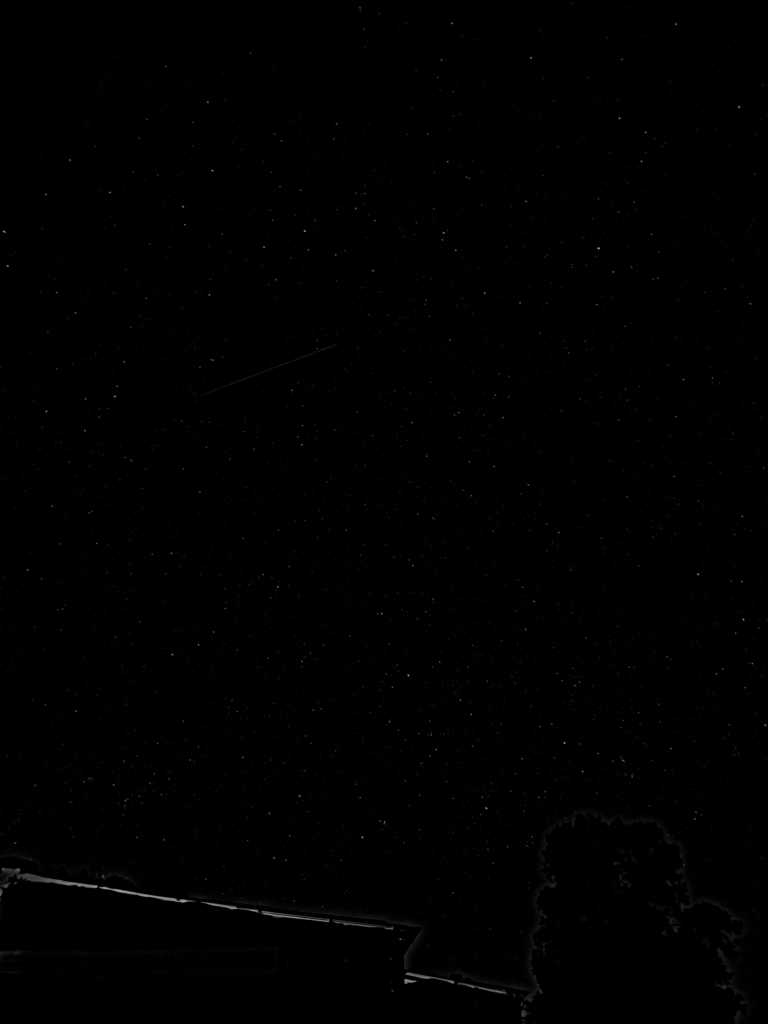
#> input picture identificator/pic/2_clean (3).png, 1536 x 2048 px, found by its file name (shown at 1/2 size)
$ python test.py
#> lines starting #> are read from the running program, lines starting #| are printed output that depends on the picture; after the words box and inside, x2 and y2 are one past the last pixel; in counts of white or black regions, pixels touching at a corner belong together
### identificator/star_detector.py
"""Star detection module (Python port of StarDetector.cpp/.h).

This module corresponds to the *Star Detector* block in your pipeline diagram.

Notes:
- Uses OpenCV (cv2) + NumPy.
- The uBody computation here matches the C++ placeholder: a simple pinhole
  model with assumed intrinsics (cx, cy, f). In a real system you should
  replace this with calibrated intrinsics + distortion correction.
"""

from __future__ import annotations

from dataclasses import dataclass
from typing import List, Optional, Tuple

import numpy as np

try:
    import cv2  # type: ignore
except ImportError as e:  # pragma: no cover
    raise ImportError(
        "OpenCV (cv2) is required for star_detector.py. Install with: pip install opencv-python"
    ) from e


@dataclass
class DetectedStar:
    # PRIMARY IDENTIFIER
    index: int
    uBody: np.ndarray  # shape (3,)

    # Support/intermediate data
    position: np.ndarray  # shape (2,) (x, y)
    intensity: float
    peak: int
    radius: float


def _normalize(v: np.ndarray, eps: float = 1e-12) -> np.ndarray:
    n = float(np.linalg.norm(v))
    if n < eps:
        raise ValueError("Cannot normalize near-zero vector")
    return v / n


def calculate_uBody(
    x: float,
    y: float,
    *,
    cx: float = 320.0,
    cy: float = 240.0,
    f: float = 500.0,
) -> np.ndarray:
    """Placeholder pinhole mapping from pixel (x,y) -> unit vector in camera/body frame.

    Mirrors the logic in the C++ demo:
        x_norm = (x - cx) / f
        y_norm = (y - cy) / f
        u = normalize([x_norm, y_norm, 1])

    Parameters are intentionally exposed so you can plug in your real intrinsics.
    """

    x_norm = (x - cx) / f
    y_norm = (y - cy) / f
    u = np.array([x_norm, y_norm, 1.0], dtype=float)
    return _normalize(u)


class StarDetector:
    """Detect stars by global thresholding + contouring + centroiding."""

    def __init__(self, sigma_threshold: float = 3.0, min_area: int = 2):
        self.sigma_threshold = float(sigma_threshold)
        self.min_area = int(min_area)

        # Default intrinsics used by calculate_uBody (same as C++ placeholder)
        self.cx = 320.0
        self.cy = 240.0
        self.f = 500.0

    # [5 lines left out: function set_intrinsics, not called in this run]

    def process(self, image: np.ndarray) -> List[DetectedStar]:
        """Run detection on an image.

        Args:
            image: Either grayscale (H,W) / (H,W,1) or BGR (H,W,3).

        Returns:
            List of DetectedStar objects.
        """

        # 1) Grayscale
        if image.ndim == 3 and image.shape[2] == 3:
            gray = cv2.cvtColor(image, cv2.COLOR_BGR2GRAY)
        elif image.ndim == 3 and image.shape[2] == 1:
            gray = image[:, :, 0].copy()
        else:
            gray = image.copy()

        if gray.dtype != np.uint8:
            # Keep consistent with the C++ flow where gray is 8-bit for thresholding.
            gray = np.clip(gray, 0, 255).astype(np.uint8)

        # 2) Global threshold: mean + sigma*std
        mean, std = cv2.meanStdDev(gray)
        threshold_val = float(mean[0, 0] + self.sigma_threshold * std[0, 0])
        threshold_val = min(threshold_val, 255.0)

        _, binary = cv2.threshold(gray, threshold_val, 255, cv2.THRESH_BINARY)

        # 3) Find contours
        contours, _hier = cv2.findContours(binary, cv2.RETR_EXTERNAL, cv2.CHAIN_APPROX_SIMPLE)

        detected: List[DetectedStar] = []
        star_id = 0

        # 4) For each contour: centroiding on ROI with local background subtraction
        for contour in contours:
            area = float(cv2.contourArea(contour))
            if area < self.min_area:
                continue

            x, y, w, h = cv2.boundingRect(contour)
            roi = gray[y : y + h, x : x + w]
            if roi.size == 0:
                continue

            roi_float = roi.astype(np.float32)
            bg_mean_roi = float(np.mean(roi_float))
            roi_sub = roi_float - bg_mean_roi
            roi_sub = np.maximum(roi_sub, 0.0)

            m00 = float(np.sum(roi_sub))
            if m00 == 0.0:
                continue

            # centroid
            # (m10, m01) equivalent: sum(x*I), sum(y*I) within ROI coords
            ys, xs = np.indices(roi_sub.shape)
            m10 = float(np.sum(xs * roi_sub))
            m01 = float(np.sum(ys * roi_sub))

            cx_local = m10 / m00
            cy_local = m01 / m00
            global_x = float(x + cx_local)
            global_y = float(y + cy_local)

            peak = int(np.max(roi))
            radius = float(np.sqrt(area / np.pi))

            u_body = calculate_uBody(global_x, global_y, cx=self.cx, cy=self.cy, f=self.f)

            detected.append(
                DetectedStar(
                    index=star_id,
                    uBody=u_body,
                    position=np.array([global_x, global_y], dtype=float),
                    intensity=m00,
                    peak=peak,
                    radius=radius,
                )
            )
            star_id += 1

        return detected

### models/identifier/plate_solver.py
# Standard imports:
from pathlib import Path
import logging
import itertools
from time import perf_counter as precision_timestamp
from numbers import Number
import math

# External imports:
import numpy as np
from numpy.linalg import norm, lstsq
import scipy.stats
import scipy
from scipy.spatial import KDTree
from scipy.spatial.distance import pdist, cdist

_MAGIC_RAND = np.uint64(2654435761)
_supported_databases = ('bsc5', 'hip_main', 'tyc_main')

# Helper functions:

# [148 lines left out: functions _insert_at_index, _get_table_index_from_hash, _key_to_index, _compute_vectors, _compute_centroids, _undistort_centroids and 3 more, not called in this run]

# The main algorithm, including plate solving & managing databases
class PlateSolver():
    """Solve star patterns and manage databases. For more information, please visit the open source https://github.com/esa/tetra3/blob/master/tetra3/tetra3.py"""

    def __init__(self, load_database='default_database', debug_folder=None):
        # Logger setup
        self._debug_folder = None
        self._logger = logging.getLogger('plateSolver.PlateSolver')
        if not self._logger.hasHandlers():
            # Add new handlers to the logger if there are none
            self._logger.setLevel(logging.DEBUG)
            # Console handler at INFO level
            ch = logging.StreamHandler()
            ch.setLevel(logging.INFO)
            # Format and add
            formatter = logging.Formatter('%(asctime)s:%(name)s-%(levelname)s: %(message)s')
            ch.setFormatter(formatter)
            self._logger.addHandler(ch)
            if debug_folder is not None:
                self.debug_folder = debug_folder
                # File handler at DEBUG level
                fh = logging.FileHandler(self.debug_folder / 'tetra3.txt')
                fh.setLevel(logging.DEBUG)
                fh.setFormatter(formatter)
                self._logger.addHandler(fh)

        self._logger.debug('Tetra3 Constructor called with load_database=' + str(load_database))
        self._star_table = None
        self._star_catalog_IDs = None
        self._pattern_catalog = None
        self._pattern_largest_edge = None
        self._verification_catalog = None
        self._db_props = {'pattern_mode': None, 'pattern_size': None, 'pattern_bins': None,
                          'pattern_max_error': None, 'max_fov': None, 'min_fov': None,
                          'star_catalog': None, 'epoch_equinox': None, 'epoch_proper_motion': None,
                          'pattern_stars_per_fov': None, 'verification_stars_per_fov': None,
                          'star_max_magnitude': None, 'simplify_pattern': None,
                          'range_ra': None, 'range_dec': None, 'presort_patterns': None}

        if load_database is not None:
            self._logger.debug('Trying to load database')
            self.load_database(load_database)

    # [65 lines left out: functions debug_folder, debug_folder, has_database, star_table, pattern_catalog, pattern_largest_edge and 2 more, not called in this run]

    def load_database(self, path='default_database'):
        """Load database from file.

        Args:
            path (str or pathlib.Path): The file to load. If given a str, the file will be looked
                for in the tetra3/data directory. If given a pathlib.Path, this path will be used
                unmodified. The suffix .npz will be added.
        """
        self._logger.debug('Got load database with: ' + str(path))
        if isinstance(path, str):
            self._logger.debug('String given, append to tetra3 directory')
            path = (Path(__file__).parent / 'data' / path).with_suffix('.npz')
        else:
            self._logger.debug('Not a string, use as path directly')
            path = Path(path).with_suffix('.npz')

        self._logger.info('Loading database from: ' + str(path))
        with np.load(path) as data:
            self._logger.debug('Loaded database, unpack files')
            self._pattern_catalog = data['pattern_catalog']
            self._star_table = data['star_table']
            props_packed = data['props_packed']
            try:
                self._pattern_largest_edge = data['pattern_largest_edge']
            except KeyError:
                self._logger.debug('Database does not have largest edge stored, set to None.')
                self._pattern_largest_edge = None
            try:
                self._star_catalog_IDs = data['star_catalog_IDs']
            except KeyError:
                self._logger.debug('Database does not have catalogue IDs stored, set to None.')
                self._star_catalog_IDs = None

        self._logger.debug('Unpacking properties')
        for key in self._db_props.keys():
            try:
                self._db_props[key] = props_packed[key][()]
                self._logger.debug('Unpacked ' + str(key)+' to: ' + str(self._db_props[key]))
            except ValueError:
                if key == 'verification_stars_per_fov':
                    self._db_props[key] = props_packed['catalog_stars_per_fov'][()]
                    self._logger.debug('Unpacked catalog_stars_per_fov to: ' \
                        + str(self._db_props[key]))
                elif key == 'star_max_magnitude':
                    self._db_props[key] = props_packed['star_min_magnitude'][()]
                    self._logger.debug('Unpacked star_min_magnitude to: ' \
                        + str(self._db_props[key]))
                elif key == 'presort_patterns':
                    self._db_props[key] = False
                    self._logger.debug('No presort_patterns key, set to False')
                elif key == 'star_catalog':
                    self._db_props[key] = 'unknown'
                    self._logger.debug('No star_catalog key, set to unknown')
                else:
                    self._db_props[key] = None
                    self._logger.warning('Missing key in database (likely version difference): ' + str(key))
        if self._db_props['min_fov'] is None:
            self._logger.debug('No min_fov key, copy from max_fov')
            self._db_props['min_fov'] = self._db_props['max_fov']


    # [498 lines left out: functions solve_from_centroids, _get_nearby_stars, _get_matched_star_data, not called in this run]


# Wrapper:
class PlateSolverWrapper:
    def __init__(self, database_npz_path: str):
        self.engine = PlateSolver(load_database=database_npz_path)

    # [18 lines left out: function solve, not called in this run]

### identificator/test.py
import numpy as np
import cv2
from pathlib import Path

from star_detector import StarDetector
from plateSolver import PlateSolverWrapper


def load_processed_image(img_path: str):

    img_path = Path(img_path)
    if not img_path.exists():
        raise FileNotFoundError(f"Image not found: {img_path}")

    img = cv2.imread(str(img_path), cv2.IMREAD_UNCHANGED)
    if img is None:
        raise ValueError(f"Could not load image: {img_path}")

    # If RGB/BGR, convert to gray
    if img.ndim == 3:
        img = cv2.cvtColor(img, cv2.COLOR_BGR2GRAY)

    # Ensure uint8
    if img.dtype != np.uint8:
        img = cv2.normalize(img, None, 0, 255, cv2.NORM_MINMAX).astype(np.uint8)

    return img


def main():
    image_path = r"/mnt/c/Users/TD/Dropbox/My PC (DESKTOP-V5HSTKP)/Desktop/usseg_startracker/identificator/pic/2_clean (3).png"

    database = r"/mnt/c/Users/TD/Dropbox/My PC (DESKTOP-V5HSTKP)/Desktop/usseg_startracker/identificator/db_70deg"

    fov_estimate_deg = 70.0
    fov_max_error_deg = 5.0

    img = load_processed_image(image_path)
#> in load_processed_image, img is the input picture: shape (2048, 1536); min 0, max 181, mean 0.8
    h, w = img.shape[:2]
#> h = 2048; w = 1536
    print(f"[INFO] Loaded image: {image_path}")
    print(f"[INFO] Image size: {w}x{h} (W x H)")
#| [INFO] Image size: 1536x2048 (W x H)

    detector = StarDetector(
        sigma_threshold=3.0,  # tweak if too many/few detections
        min_area=2            # tweak if blobs are tiny/noisy
    )

    detected_stars = detector.process(img)
#> in process, `mean, std = cv2.meanStdDev(gray)`: mean = [0.756]; std = [4.73]
#> in process, `threshold_val = float(mean[0, 0] + self.sigma_threshold * std[0, 0])`: threshold_val = 14.94
#> in process, `_, binary = cv2.threshold(gray, threshold_val, 255, cv2.THRESH_BINARY)`:
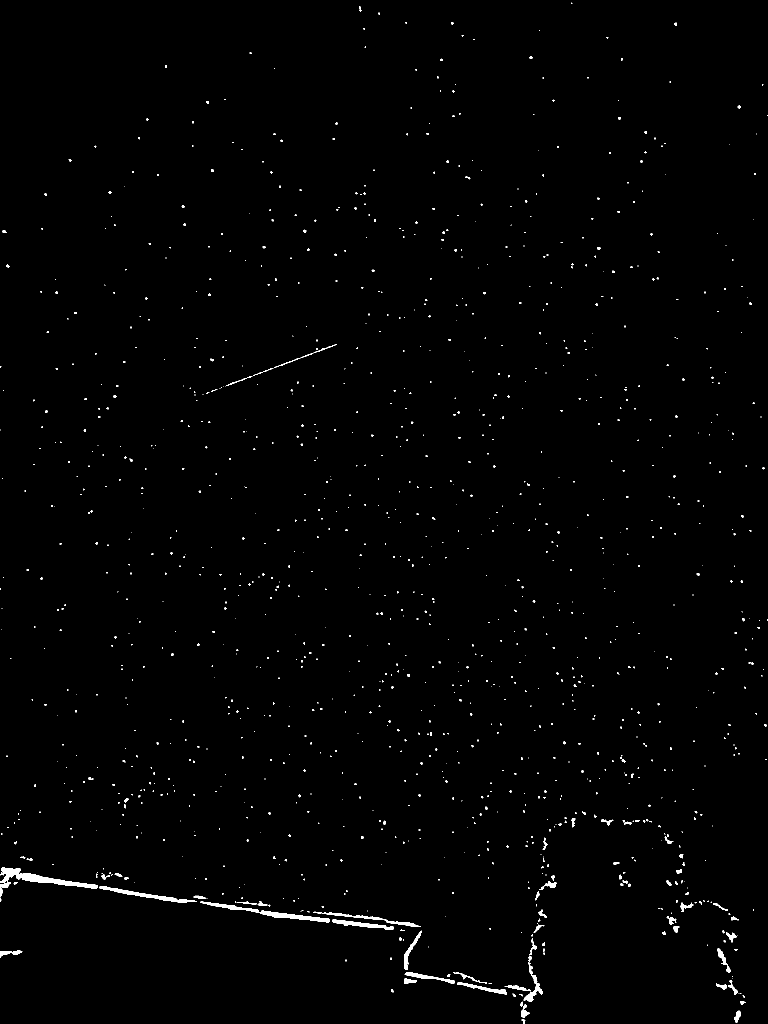
#> binary: shape (2048, 1536) (shown at 1/2 size); 0.81% white; 1269 white regions (1145 under 20 px)
#> in process, `contours, _hier = cv2.findContours(binary, cv2.RETR_EXTERNAL, cv2.CHAI..`: contours = 1269 contours, 1201 with area under 20; largest, box (x1, y1, x2, y2) and area: (0, 1735, 196, 1777) 2210, (400, 1803, 659, 1845) 1500, (198, 1773, 393, 1806) 1035, (665, 1839, 788, 1860) 709, (627, 1823, 841, 1854) 647
#> the loop in process, `for contour in contours:` made 1269 passes
#> (area, x, y, w, h, bg_mean_roi, m00, m10) on passes 1 to 3: (28.5, 1043, 2039, 8, 9, 15.51, 247, 914.5), (152, 1469, 2021, 13, 25, 14.41, 983.3, 5165.2), (175.5, 1042, 2009, 17, 26, 19.38, 3812.3, 18615.7)

    # sort brightest first
    detected_stars.sort(key=lambda s: s.intensity, reverse=True)

    # keep only top K
    K = 100
    detected_stars = detected_stars[:K]

    centroids_xy = [(float(s.position[0]), float(s.position[1])) for s in detected_stars]
    print(f"[DETECT] Stars detected: {len(detected_stars)}")
#| [DETECT] Stars detected: 100

    if len(detected_stars) == 0:
        print("[FAIL] No stars detected. Try using 2_clean.png or lower sigma_threshold.")
        return

    centroids_xy = [(float(s.position[0]), float(s.position[1])) for s in detected_stars]

    # Print a few detections
    for i, (x, y) in enumerate(centroids_xy[:10]):
        print(f"  star[{i}] centroid (x,y) = ({x:.2f}, {y:.2f})")
#> this loop made 10 passes
#> (x, y) on passes 1 to 10: (534.1, 1824.9), (103.8, 1761), (292.4, 1790.1), (696.1, 1844.1), (844.4, 1956.6), (721.5, 1849.2), (967.8, 1976.9), (1065.4, 1976.3), (820.1, 1902.6), (614.6, 709.8)
#|   star[0] centroid (x,y) = (534.05, 1824.91)
#|   star[1] centroid (x,y) = (103.78, 1761.04)
#|   star[2] centroid (x,y) = (292.41, 1790.14)
#|   star[3] centroid (x,y) = (696.14, 1844.11)
#|   star[4] centroid (x,y) = (844.36, 1956.61)
#|   star[5] centroid (x,y) = (721.54, 1849.23)
#|   star[6] centroid (x,y) = (967.79, 1976.92)
#|   star[7] centroid (x,y) = (1065.43, 1976.27)
#> (further printed lines are left out)

    if len(centroids_xy) < 4:
        print("[WARN] Plate solvers usually need >= 4 stars for a reliable lost-in-space solve.")
        print("       Try an image with more stars, or relax detection threshold.")
        # We'll continue anyway, but success is unlikely.

    solver = PlateSolverWrapper(database)
    print("DB min_fov,max_fov:", solver.engine.database_properties["min_fov"], solver.engine.database_properties["max_fov"])


    # NOTE ABOUT COORDINATE ORDER:
    # Pass centroids as (x,y). The solver's solve_from_centroids() swaps internally.
    # If your PlateSolverWrapper ALSO swaps, you will break it (double swap).
    solution = solver.solve(
        detected_list_xy=centroids_xy,     # (x,y)
        image_size_hw=(h, w),
        fov_estimate_deg=fov_estimate_deg,
        fov_max_error_deg=fov_max_error_deg
    )

    # ====== 3) REPORT RESULTS ======
    print(solver.engine.database_properties["min_fov"], solver.engine.database_properties["max_fov"])
    print("verification_stars_per_fov:", solver.engine.database_properties["verification_stars_per_fov"])
    if solution.get("RA", None) is None:
        print("[SOLVE] FAILED")
        print("  T_solve(ms):", solution.get("T_solve"))
        # Sometimes solution has extra debug fields depending on your file version
        for k in ["prob", "num_patterns_tried", "pattern_count"]:
            if k in solution:
                print(f"  {k}: {solution[k]}")
        return

    print("[SOLVE] SUCCESS ✅")
    print(f"  RA(deg):   {solution['RA']:.6f}")
    print(f"  Dec(deg):  {solution['Dec']:.6f}")
    print(f"  Roll(deg): {solution['Roll']:.6f}")
    print(f"  FOV(deg):  {solution['FOV']:.6f}")
    print(f"  Matches:   {solution.get('Matches')}")
    print(f"  RMSE(arcsec): {solution.get('RMSE')}")
    print(f"  T_solve(ms):  {solution.get('T_solve')}")

    # Optional: show how many matched stars we got
    if "matched_centroids" in solution and solution["matched_centroids"] is not None:
        print(f"  Matched centroids: {len(solution['matched_centroids'])}")
    if "matched_stars" in solution and solution["matched_stars"] is not None:
        print(f"  Matched stars: {len(solution['matched_stars'])}")

if __name__ == "__main__":
#> (the run stopped early here; a loop or call above may not have finished)
